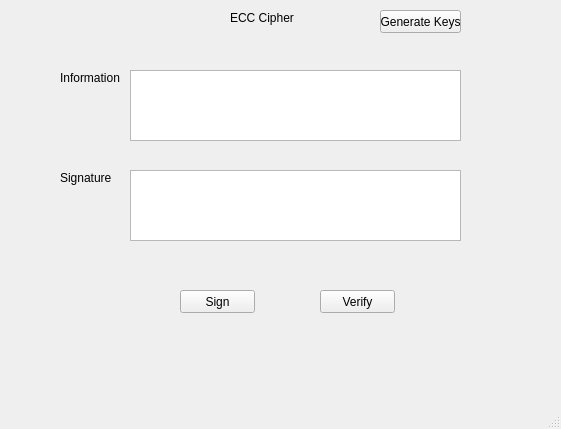
<?xml version="1.0" encoding="UTF-8"?>
<ui version="4.0">
 <class>MainWindow</class>
 <widget class="QMainWindow" name="MainWindow">
  <property name="geometry">
   <rect>
    <x>0</x>
    <y>0</y>
    <width>561</width>
    <height>429</height>
   </rect>
  </property>
  <property name="windowTitle">
   <string>MainWindow</string>
  </property>
  <widget class="QWidget" name="centralwidget">
   <widget class="QPushButton" name="btnGenerate">
    <property name="geometry">
     <rect>
      <x>380</x>
      <y>10</y>
      <width>81</width>
      <height>23</height>
     </rect>
    </property>
    <property name="text">
     <string>Generate Keys</string>
    </property>
   </widget>
   <widget class="QPushButton" name="btnSign">
    <property name="geometry">
     <rect>
      <x>180</x>
      <y>290</y>
      <width>75</width>
      <height>23</height>
     </rect>
    </property>
    <property name="text">
     <string>Sign</string>
    </property>
   </widget>
   <widget class="QPushButton" name="btnVerify">
    <property name="geometry">
     <rect>
      <x>320</x>
      <y>290</y>
      <width>75</width>
      <height>23</height>
     </rect>
    </property>
    <property name="text">
     <string>Verify</string>
    </property>
   </widget>
   <widget class="QTextEdit" name="txtInfor">
    <property name="geometry">
     <rect>
      <x>130</x>
      <y>70</y>
      <width>331</width>
      <height>71</height>
     </rect>
    </property>
   </widget>
   <widget class="QTextEdit" name="txtSig">
    <property name="geometry">
     <rect>
      <x>130</x>
      <y>170</y>
      <width>331</width>
      <height>71</height>
     </rect>
    </property>
   </widget>
   <widget class="QLabel" name="label">
    <property name="geometry">
     <rect>
      <x>230</x>
      <y>10</y>
      <width>71</width>
      <height>16</height>
     </rect>
    </property>
    <property name="text">
     <string>ECC Cipher</string>
    </property>
   </widget>
   <widget class="QLabel" name="label_2">
    <property name="geometry">
     <rect>
      <x>60</x>
      <y>70</y>
      <width>61</width>
      <height>16</height>
     </rect>
    </property>
    <property name="text">
     <string>Information</string>
    </property>
   </widget>
   <widget class="QLabel" name="label_3">
    <property name="geometry">
     <rect>
      <x>60</x>
      <y>170</y>
      <width>61</width>
      <height>16</height>
     </rect>
    </property>
    <property name="text">
     <string>Signature</string>
    </property>
   </widget>
  </widget>
  <widget class="QMenuBar" name="menubar">
   <property name="geometry">
    <rect>
     <x>0</x>
     <y>0</y>
     <width>561</width>
     <height>21</height>
    </rect>
   </property>
  </widget>
  <widget class="QStatusBar" name="statusbar"/>
 </widget>
 <resources/>
 <connections/>
</ui>
